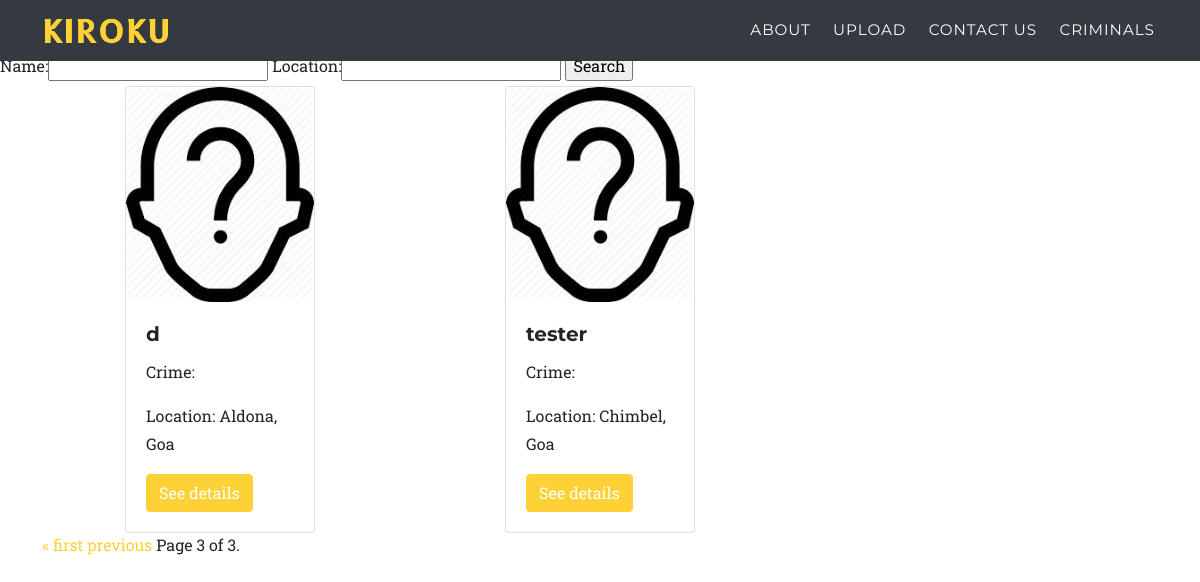
/criminals/?page=4, run on an earlier commit of the app's database.
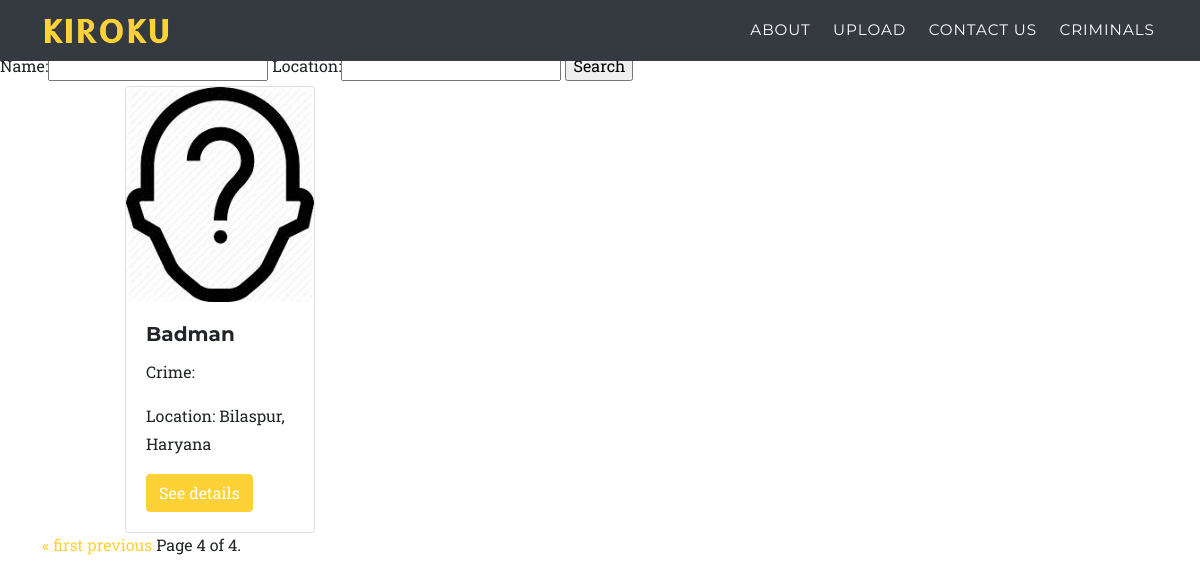
And on a later commit of the database.
### criminals/models.py (models this page shows, shortened)
class Criminal(models.Model):
    criminal_id = models.AutoField(primary_key=True)
    name = models.CharField(max_length=30)
    age = models.IntegerField()
    physical_description = models.TextField(blank=True)
    date = models.DateField()
    state = models.ForeignKey('upload.States', on_delete=models.CASCADE, default=11)
    city = ChainedForeignKey(
        Cities,
        chained_field="state",
        chained_model_field="state",
        show_all=False,
        auto_choose=True,
        sort=True)
    crime_type = models.CharField(max_length=30)
    arresting_agency = models.CharField(max_length=30)
    photo = models.ImageField(blank=True, upload_to='criminals/', default='criminals/missing.jpeg')
    rating = models.FloatField(default=0)
    def location(self):
        return self.city.name + ', ' + self.state.name

### upload/models.py (models this page shows, shortened)
class Cities(models.Model):
    name = models.CharField(max_length=30)
    state = models.ForeignKey('States', on_delete=models.CASCADE)

class States(models.Model):
    name = models.CharField(max_length=30)

### criminals/views.py (the view)
# urls.py: path('', CriminalsView.as_view(), name='criminals'),
class CriminalsView(View):
    def get(self, request):
        if (request.GET.get('name')):
                form = AdvancedSearch(request.GET)
                if (form.is_valid()):
                    criminals = Criminal.objects.filter(name__contains=form.cleaned_data['name'])
                else:
                    criminals = Criminal.objects.all()
        else:
            form = AdvancedSearch()
            criminals = Criminal.objects.all()
        paginator = Paginator(criminals, 2)
        page_number = request.GET.get('page')
        page_obj = paginator.get_page(page_number)
        return render(request, 'criminals/criminals.html', {'criminals': page_obj, 'advancedSearch': form})

### criminals/forms.py
class AdvancedSearch(forms.Form):
    name = forms.CharField(max_length=30)
    location = forms.CharField(max_length=12, required=False)

### criminals/templates/criminals/criminals.html (shortened to what this page needs)
{% extends 'base_template.html' %}
{% block content %}
<form action="{% url 'criminals:search' %}", method="GET">
    {{ advancedSearch }}
    <input type="submit" value="Search">
</form>
{% if criminals %}
<div class="container">
  <div class="row">
    {% for criminal in criminals %}
    <div class="col-sm-4 p-0">
      <div class="card w-50 mx-auto">
        <img class="card-img-top" src="{{ criminal.photo.url }}" alt="Card image cap">
        <div class="card-body">
          <h5 class="card-title">{{ criminal.name }}</h5>
          <p class="card-text">Crime: {{ criminal.crime }} </p>
          <p class="card-text">Location: {{ criminal.location }} </p>
          <a href="{% url 'criminals:details' criminal.criminal_id %}" class="btn btn-primary">See details</a>
        </div>
      </div>
    </div>
    {% endfor %}
  </div>
    <div class="pagination">
      <span class="step-links">
          {% if criminals.has_previous %}
              <a href="?page=1">&laquo; first</a>
              <a href="?page={{ criminals.previous_page_number }}">previous</a>
          {% endif %}
          <span class="current">
              Page {{ criminals.number }} of {{ criminals.paginator.num_pages }}.
          </span>
      </span>
    </div>
</div>
{% else %}
not found
{% endif %}
{% endblock %}

### templates/base_template.html (shortened to what this page needs)
<!DOCTYPE html>
<html lang="en">
<head>
  <link rel="stylesheet" type="text/css" href="{% static 'css/styles.css' %}">
</head>
<body>
  <nav class="navbar navbar-expand-lg bg-dark navbar-dark fixed-top" id="mainNav">
    <div class="container">
      <a class="navbar-brand js-scroll-trigger" href="{% url 'home' %}"><img src="{% static 'images/kiroku.png' %}"
          alt=""></a>
      <div class="collapse navbar-collapse" id="navbarResponsive">
        <ul class="navbar-nav text-uppercase ml-auto">
          <li class="nav-item">
            <a class="nav-link js-scroll-trigger {% if request.resolver_match.url_name == 'about'%} active {% endif %}"
              {% if request.resolver_match.url_name == 'home' %} href="#services" {% else %}
              href="{% url 'home'%}#services" {% endif %}>About</a>
          </li>
          <li class="nav-item">
            <a class="nav-link  {% if request.resolver_match.url_name == 'upload'%} active {% endif %}"
              href=" {% url 'upload:upload' %} ">Upload</a>
          </li>
          <li class="nav-item">
            <a class="nav-link js-scroll-trigger {% if request.resolver_match.url_name == 'contact'%} active {% endif %}"
              href="{% url 'contactus:contact'%}">Contact Us</a>
          </li>
          <li class="nav-item">
            <a class="nav-link {% if request.resolver_match.url_name == 'criminals' %} active {% endif %}"
              href=" {% url 'criminals:criminals'%} ">Criminals</a>
          </li>
        </ul>
      </div>
    </div>
  </nav>
  {% block content %} {% endblock %}
</body>
</html>

What changed in the data, as far as the page shows it:
no longer on this page (row unchanged): Criminal: photo (picture), name "d", location "Aldona, Goa"
no longer on this page (row unchanged): Criminal: photo (picture), name "tester", location "Chimbel, Goa"
added Criminal: photo (picture), name "Badman", location "Bilaspur, Haryana"
Also different on the page:
{{ criminals.number }}: "3" → "4"
{{ criminals.paginator.num_pages }}: "3" → "4"
